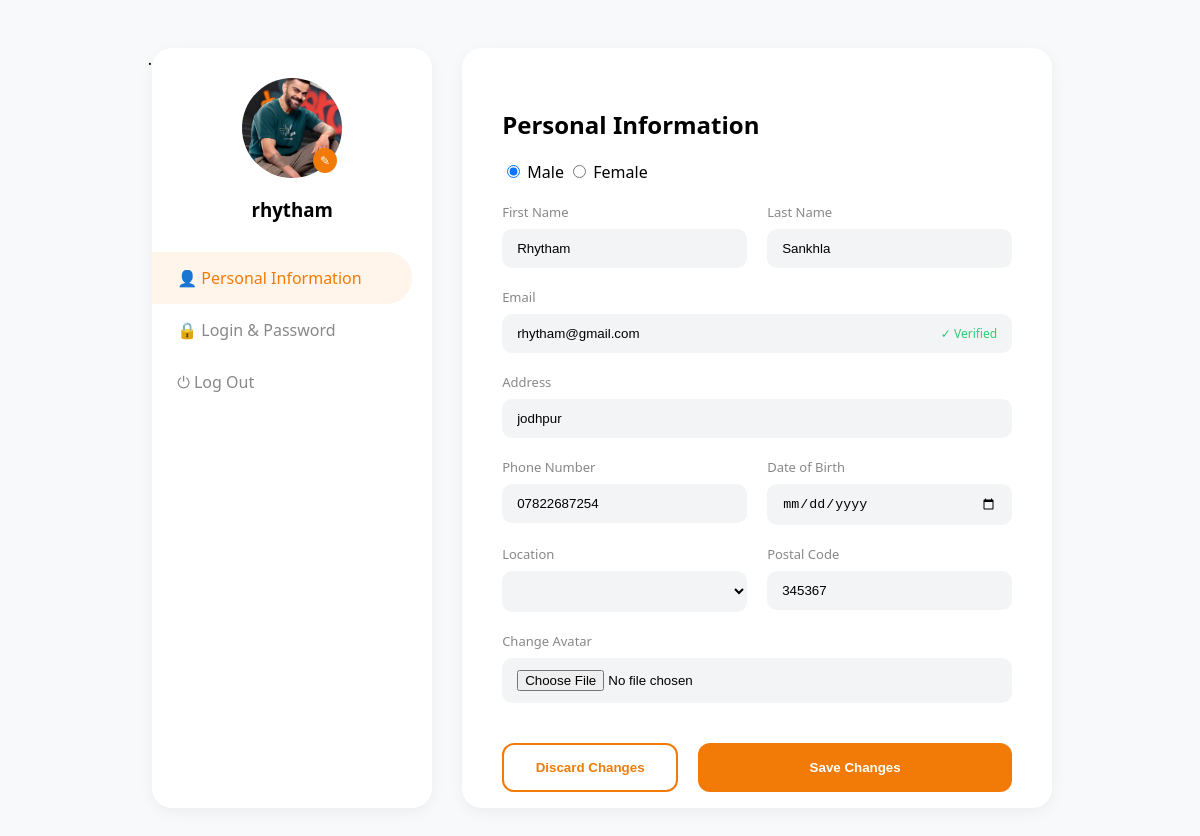
The page /profile/ (signed in) on the database as committed earlier.
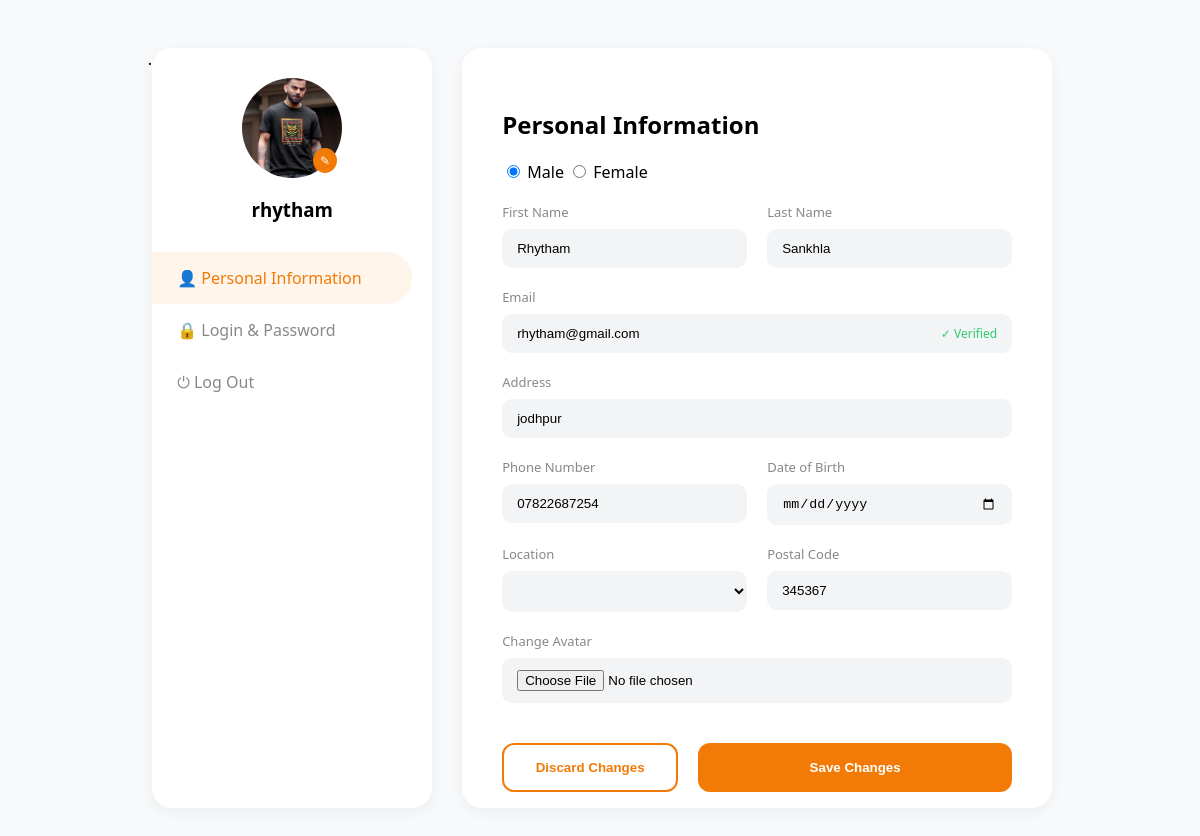
The same page on the database as committed later.
### Profileapp/models.py (models this page shows, shortened)
class Profile(models.Model):
    user = models.OneToOneField(User, on_delete=models.CASCADE);
    phone = models.CharField(max_length=15, blank=True)
    address = models.CharField(max_length=255, blank=True)
    dob = models.DateField(null=True, blank=True)
    location = models.CharField(max_length=100, blank=True)
    postal_code = models.CharField(max_length=20, blank=True)
    avatar = models.ImageField(upload_to='avatars/', default='avatars/default.png')
    gender = models.CharField(max_length=10, choices=(('Male','Male'),('Female','Female')), default='Male')

### auth_app/middleware.py (the view)
    def wrapped_view(request, *args, **kwargs):
        if request.user.is_authenticated == False:
            return redirect("login");
        return view_function(request, *args, **kwargs);

### myproject/views.py (called while the page is built, shortened)
@auth
def profile_view(request):
    user = request.user
    profile = user.profile  # get related Profile
    return render(request, 'Profile/profile.html', {'user': user, 'profile': profile})

### templates/Profile/profile.html (shortened to what this page needs)
{% load static %}.
<!DOCTYPE html>
<html lang="en">
<head>
    <link rel="stylesheet" href="{% static 'css/profile.css' %}">
</head>
<body>
    <div class="container" style="margin-bottom: 20px;">
        <aside class="sidebar">
            <div class="profile-card">
                <div class="avatar-container">
                    <img src="{{ profile.avatar.url }}" alt="Profile Picture" class="avatar">
                    <span class="edit-icon">✎</span>
                </div>
                <h3>{{ user.username }}</h3>
            </div>
            <nav class="menu">
                <a href="{% url 'profile' %}" class="menu-item active">👤 Personal Information</a>
                <a href="#" class="menu-item">🔒 Login & Password</a>
                <a href="{% url 'logout' %}" class="menu-item logout">⏻ Log Out</a>
            </nav>
        </aside>
        <main class="main-content">
            <h2>Personal Information</h2>
            <form method="POST" enctype="multipart/form-data">
                <div class="gender-selection">
                    <label><input type="radio" name="gender" value="Male" {% if profile.gender == "Male" %}checked{% endif %}> Male</label>
                    <label><input type="radio" name="gender" value="Female" {% if profile.gender == "Female" %}checked{% endif %}> Female</label>
                </div>
                <div class="form-grid">
                    <div class="input-group">
                        <label>First Name</label>
                        <input type="text" name="first_name" value="{{ user.first_name }}">
                    </div>
                    <div class="input-group">
                        <label>Last Name</label>
                        <input type="text" name="last_name" value="{{ user.last_name }}">
                    </div>
                    <div class="input-group full-width">
                        <label>Email</label>
                        <div class="input-wrapper">
                            <input type="email" name="email" value="{{ user.email }}">
                            <span class="verified">✓ Verified</span>
                        </div>
                    </div>
                    <div class="input-group full-width">
                        <label>Address</label>
                        <input type="text" name="address" value="{{ profile.address }}">
                    </div>
                    <div class="input-group">
                        <label>Phone Number</label>
                        <input type="text" name="phone" value="{{ profile.phone }}">
                    </div>
                    <div class="input-group">
                        <label>Date of Birth</label>
                        <input type="date" name="dob" value="{{ profile.dob }}">
                    </div>
                    <div class="input-group">
                        <label>Location</label>
                        <select name="location">
                            <option selected>{{ profile.location }}</option>
                        </select>
                    </div>
                    <div class="input-group">
                        <label>Postal Code</label>
                        <input type="text" name="postal_code" value="{{ profile.postal_code }}">
                    </div>
                    <div class="input-group full-width">
                        <label>Change Avatar</label>
                        <input type="file" name="avatar">
                    </div>
                </div>
                <div class="form-actions">
                    <button type="reset" class="btn-discard">Discard Changes</button>
                    <button type="submit" class="btn-save">Save Changes</button>
                </div>
            </form>
        </main>
    </div>
</body>
</html>

### static/css/profile.css (style rules this page uses)
:root { --primary-orange: #f27a07; --bg-gray: #f8f9fa; --input-bg: #f3f4f6; --text-main: #333; --text-light: #888; }
body { height: 100%; font-family: 'Segoe UI', Tahoma, Geneva, Verdana, sans-serif; background-color: var(--bg-gray); display: flex; justify-content: center; padding: 40px; }
.container { padding-bottom: 20px; margin-bottom: 20px; display: flex; width: 900px; gap: 30px; }
.sidebar { width: 280px; background: white; padding: 30px 0; border-radius: 20px; box-shadow: 0 4px 15px rgba(0,0,0,0.05); }
.profile-card { text-align: center; margin-bottom: 30px; }
.avatar-container { position: relative; width: 100px; margin: 0 auto 15px; }
.avatar { width: 100px; height: 100px; border-radius: 50%; object-fit: cover; }
.edit-icon { position: absolute; bottom: 5px; right: 5px; background: var(--primary-orange); color: white; border-radius: 50%; padding: 4px 7px; font-size: 12px; }
.menu-item { display: block; padding: 15px 25px; text-decoration: none; color: var(--text-light); font-weight: 500; }
.menu-item.active { background: #fff5eb; color: var(--primary-orange); border-radius: 0 25px 25px 0; margin-right: 20px; }
.main-content { flex: 1; background: white; padding: 40px; border-radius: 20px; box-shadow: 0 4px 15px rgba(0,0,0,0.05); }
.form-grid { display: grid; grid-template-columns: 1fr 1fr; gap: 20px; margin-top: 20px; }
.full-width { grid-column: span 2; }
.input-group label { display: block; font-size: 13px; color: var(--text-light); margin-bottom: 8px; }
.input-group input, .input-group select { width: 100%; padding: 12px 15px; border: none; background: var(--input-bg); border-radius: 10px; box-sizing: border-box; }
.input-wrapper { position: relative; display: flex; align-items: center; }
.verified { position: absolute; right: 15px; color: #2ecc71; font-size: 12px; }
.form-actions { margin-top: 40px; display: flex; gap: 20px; }
.btn-discard { flex: 1; padding: 15px; background: transparent; border: 2px solid var(--primary-orange); color: var(--primary-orange); border-radius: 12px; cursor: pointer; font-weight: bold; }
.btn-save { flex: 2; padding: 15px; background: var(--primary-orange); border: none; color: white; border-radius: 12px; cursor: pointer; font-weight: bold; }

Rows that differ between the two databases and show on the page:
changed Profile "☑ Male": avatar: a different picture
